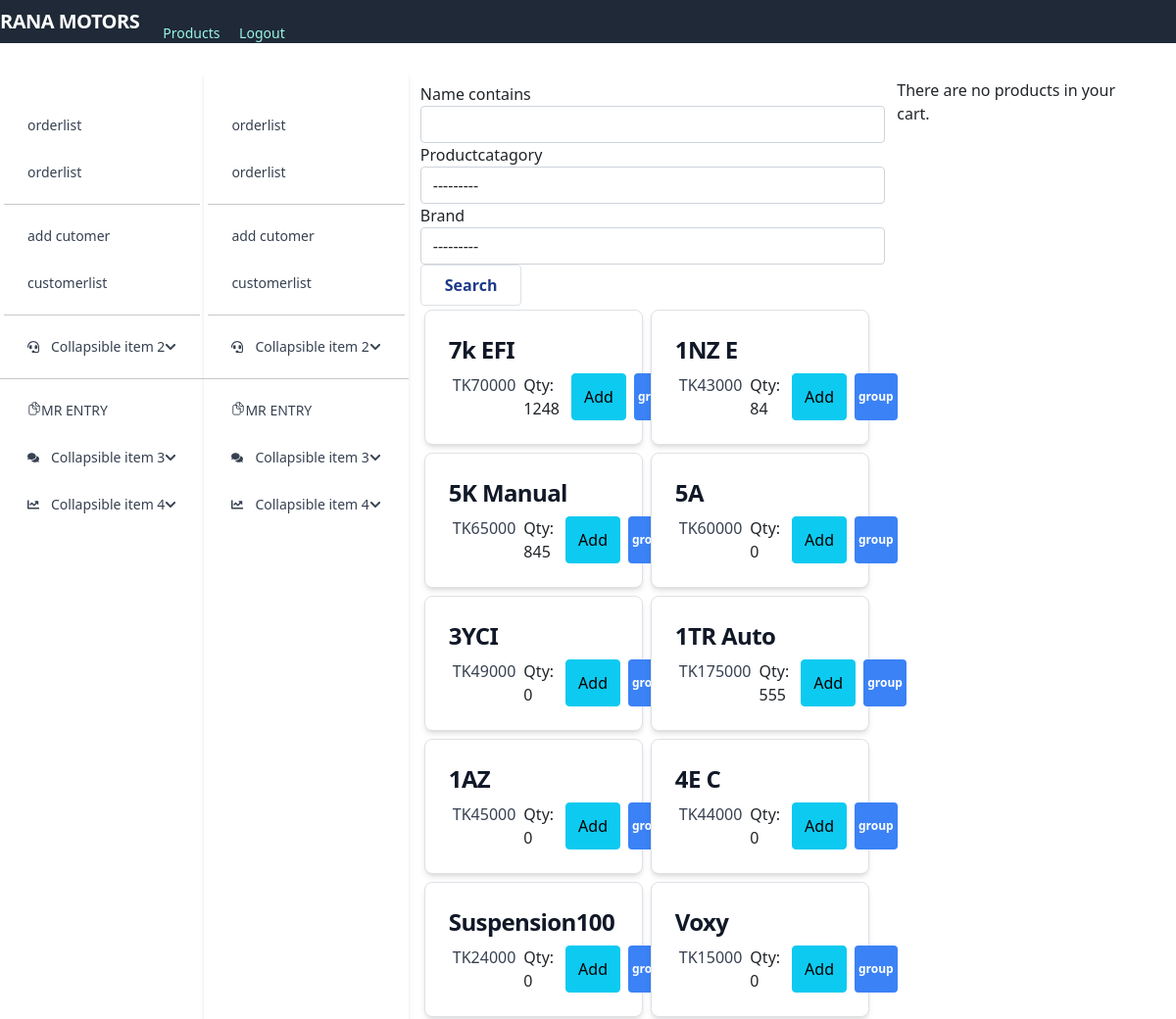
The page / (signed in, upper part) on the database as committed earlier.
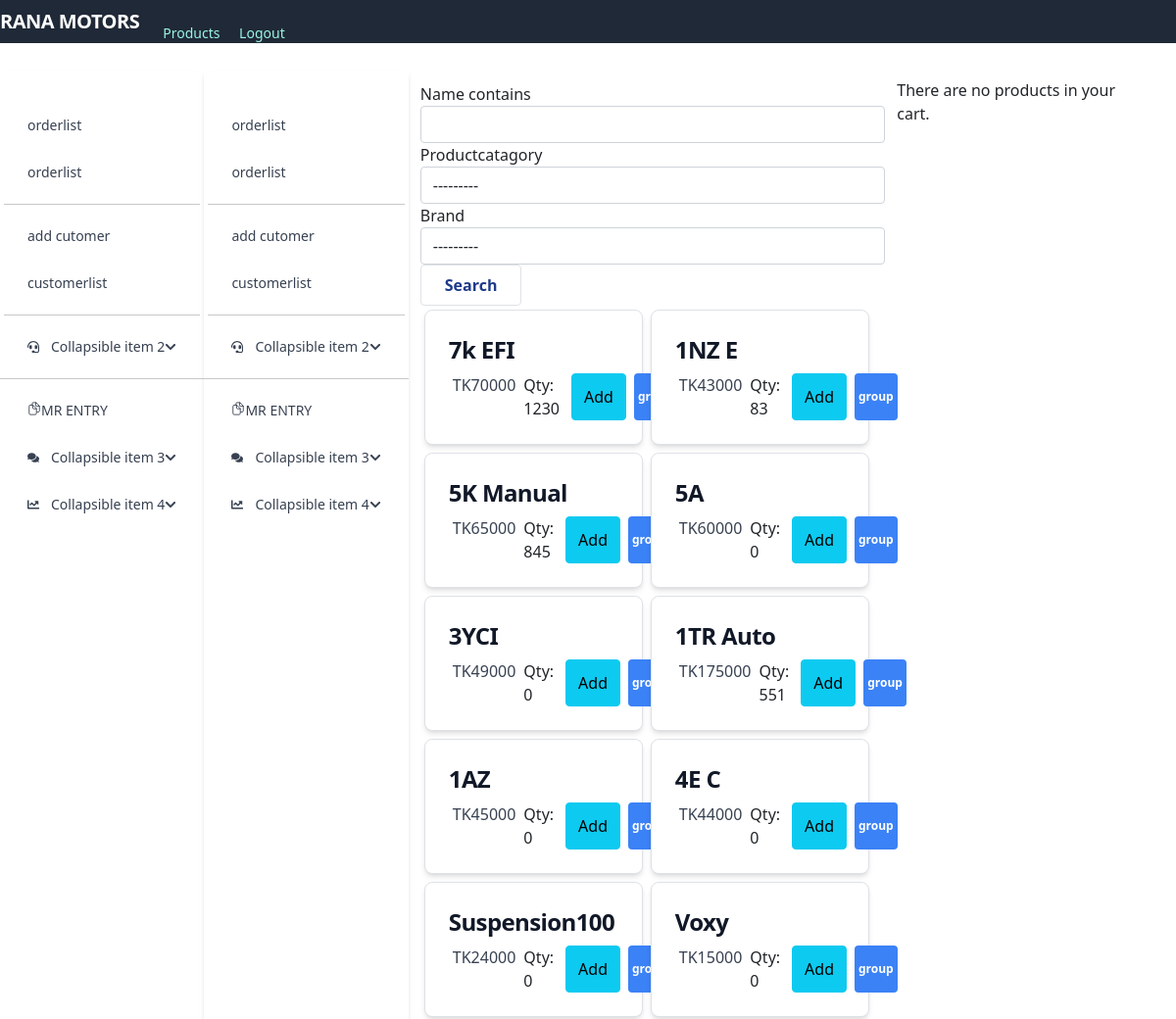
The same page on the database as committed later.
### core/models.py (models this page shows, shortened)
class Product(models.Model):
    CATEGORY = (
			('uttara', 'uttara'),
			('badda', 'badda'),
			)
    PRODUCT = (
			('exchange', 'exchange'),
			('public', 'public'),
			)
    name = models.TextField(max_length=200,null=True)
    productcatagory= models.CharField(max_length=200,null=True)
    status=models.CharField(max_length=10,choices=PRODUCT,default='public',null=True)
    added = models.DateTimeField(auto_now_add=True,null=True)
    brand= models.CharField(max_length=200,null=True)
    price = models.DecimalField(
        decimal_places=0,
        max_digits=10,
        validators=[MinValueValidator(0)],
        null=True
    )
    sellprice = models.PositiveIntegerField(default=0,null=True)
    groupname= models.CharField(max_length=200,null=True)
    quantity = models.PositiveIntegerField(default=0,null=True)
    mother = models.BooleanField(null=True,blank=True)

### core/views.py (the view, shortened to what this page needs)
# urls.py: path('', views.cart, name='cart'),
@login_required
def cart(request):
    form = useritem(request.POST or None, request.FILES or None)
    shopcart =UserItem.objects.filter(user=request.user)
    user_products = UserItem.objects.filter(user=request.user,groupproduct =False)
    total=0
    total1=0
    for gs in user_products:
        total+=gs.price1 * gs.quantity
    for gs in user_products:
        total1+=gs.price1 * gs.quantity
    outstock=1
    for rs in shopcart:
        product = Product.objects.get(id=rs.product_id)
        if product.quantity < rs.quantity and rs.credit =='noncredit':
                    outstock=0
    products = Product.objects.all()
    totalbalnce=0
    for p in products:
        totalbalnce +=p.price
    myFilter = OrderFilter(request.GET, queryset=products)
    products = myFilter.qs
    paginator = Paginator(products, 20) # Show 25 contacts per page.
    page_number = request.GET.get('page')
    pro = paginator.get_page(page_number)
    context = {'products': products,'myFilter':myFilter,'form':form,'user_products':user_products,'pro':pro,'total':total,'totalbalace':totalbalnce}
    return render(request, 'core/cart.html', context)

### core/form.py
class useritem(forms.ModelForm):
    class Meta:
        model = Order
        fields = ['customer','left','name','address','paid',"discount","Phone",'vehicleno']
        widgets = {
            'name': forms.TextInput(attrs={'placeholder': 'Name'}),
        }

### core/templates/core/cart.html (shortened to what the changed rows need)
{% extends 'core/base.html' %}
{% block content %}
{% load static %}
{%load crispy_forms_tags %}
<div class="flex  ">
    <div class="basis-3/4">
        <div class="grid grid-cols-3 gap-2 m-2 ">
            <div class="col-span-2 m-1">
                <div class="flex flex-wrap " >
                    {% for product in pro %}
    <a href="#"
        class="w-[47%] p-4 max-w-sm bg-white rounded-lg border border-gray-200 shadow-md hover:bg-gray-100 dark:bg-gray-800 dark:border-gray-700 dark:hover:bg-gray-700 m-1">
        <h5 class="mb-2 text-2xl font-bold tracking-tight text-gray-900 dark:text-white">
            {{ product.name}}
        </h5>
        <div class="flex justify-between">
            <p class="font-normal text-gray-700 dark:text-gray-400 px-1">
                TK{{ product.price }}
            </p>
            <p class="font-normal   text-red mx-1">
                Qty: {{ product.quantity }}
            </p>
            <button
                class="save btn btn-info mx-2"
                onclick="window.location.href = '{{product.id}}/update'">
                Add
            </button>
            {% if product.groupname == "no" or product.mother == False%}
            {% else %}
            <button class="bg-blue-500 hover:bg-blue-700 text-white text-xs font-bold py-1 px-1 rounded w-40  mr-px"
            onclick="window.location.href = '/{{product.id}}/group'">
            group
            </button>
            {% endif %}
        </div>
    </a>
    {% endfor %}
                </div>
            </div>
                {% if user_products %}
                    {% load crispy_forms_tags %}
                {% else %}
                There are no products in your cart.
                {% endif %}
        </div>
    </div>
</div>
{% endblock %}

Rows that differ between the two databases and show on the page:
changed Product "7k EFI": quantity "1248" → "1230"
changed Product "1NZ E": quantity "84" → "83"
changed Product "1TR Auto": quantity "555" → "551"
